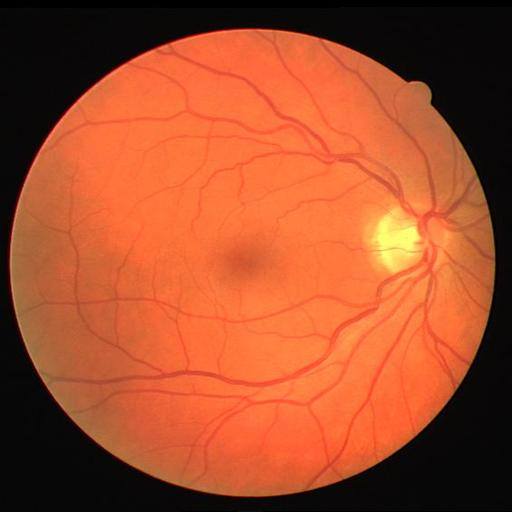
#> input picture Optimized-Conv/eye.jpg, 512 x 512 px
$ jupyter execute --allow-errors tif2txt.ipynb   (shell and % lines are left out)
#> lines starting #> are read from the running program, lines starting #| are printed output that depends on the picture
[cell 1]
from PIL import Image
from PIL import ImageSequence
import numpy as np
import paramiko
import struct
import matplotlib.pyplot as plt
import math
import imageio

[cell 2]
file_name=("eye.jpg")
img = Image.open(file_name)
#> img is the input picture: PIL image 512x512 RGB; mean R, G, B 162.8, 77.4, 43.5

[cell 3]
frame=ImageSequence.Iterator(img);
a=np.array(img.getchannel(0))
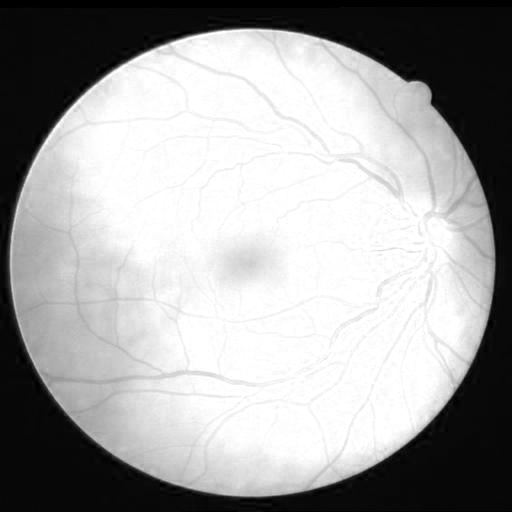
#> a: shape (512, 512); min 0, max 255, mean 162.8

[cell 4]
h=a.shape[0]
#> h = 512
w=a.shape[1]
#> w = 512
file=open('image','wb')
for c in range(3):
    a=np.array(img.getchannel(2-c))#BGR
    for i in range(h):
        for j in range(w):
            file.write(a[i][j])
#> this loop made 3 passes
#> pass 1, `a=np.array(img.getchannel(2-c))#BGR`:
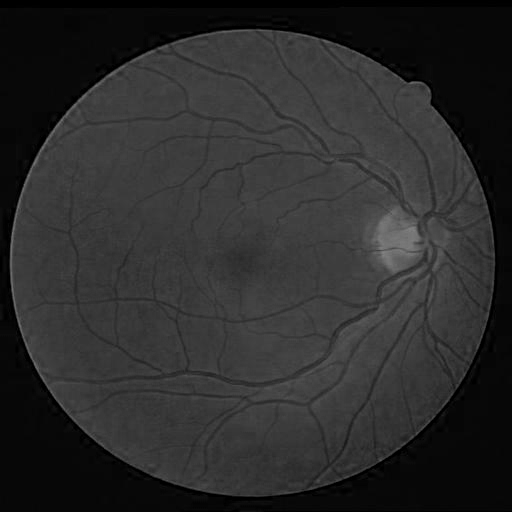
#> a: shape (512, 512); min 0, max 130, mean 43.5
#> pass 2, `a=np.array(img.getchannel(2-c))#BGR`:
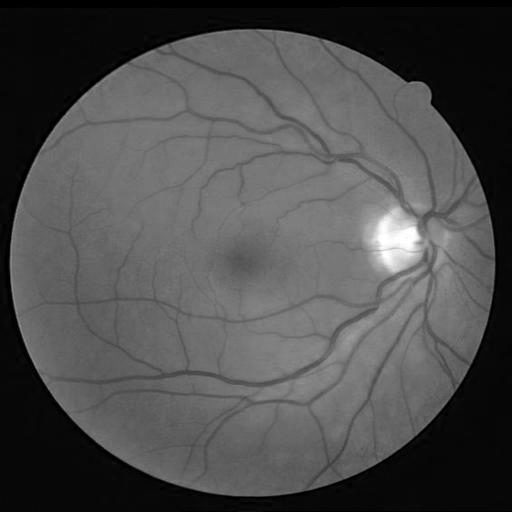
#> a: shape (512, 512); min 0, max 255, mean 77.4
file.close()
